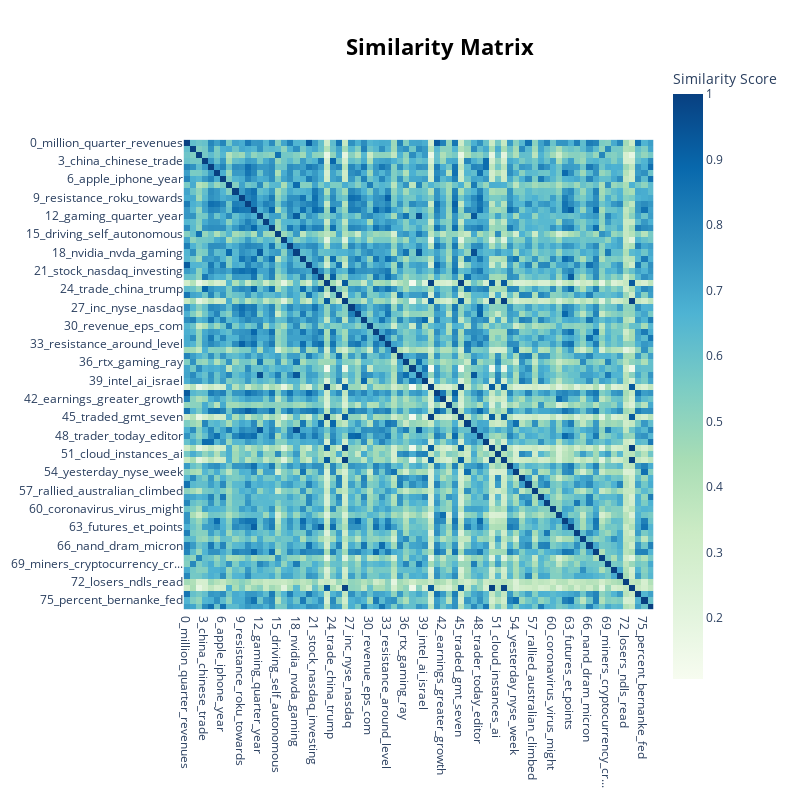

Write notebook code for a chart like this one.
### Code cell
bert_topic.visualize_heatmap(n_clusters=15)

### Figure 1 — Plotly figure (JSON) as saved in the notebook; plotly's stock layout.template omitted (floating-point values rounded to 4 significant figures; data arrays with more than 128 entries replaced by an {"elided": "..."} marker saying what was removed)
{"data": [{"coloraxis": "coloraxis", "hovertemplate": "x: %{x}<br>y: %{y}<br>Similarity Score: %{z}<extra></extra>", "name": "0", "type": "heatmap", "x": ["0_million_quarter_revenues", "1_amd_graphics_radeon", "2_driving_self_autonomous", "3_china_chinese_trade", "4_semiconductor_earnings_etf", "5_tracey_podcast_value", "6_apple_iphone_year", "7_target_nvidia_rating", "8_performers_close_inc", "9_resistance_roku_towards", "10_tech_etf_fang", "11_nyse_dow_closed", "12_gaming_quarter_year", "13_bitcoin_blockchain_crypt...", "14_walmart_might_wmt", "15_driving_self_autonomous", "16_facebook_users_user", "17_analyst_zacks_reports", "18_nvidia_nvda_gaming", "19_might_week_market", "20_million_revenues_quarter", "21_stock_nasdaq_investing", "22_futures_et_points", "23_traded_gmt_seven", "24_trade_china_trump", "25_cadence_design_ansys", "26_traded_gmt_seven", "27_inc_nyse_nasdaq", "28_day_trading_call", "29_intel_swan_chips", "30_revenue_eps_com", "31_oil_crude_prices", "32_micron_mu_dram", "33_resistance_around_level", "34_us_targets_scenario", "35_mellanox_ethernet_marvell", "36_rtx_gaming_ray", "37_ai_robotics_ml", "38_nvidia_revenue_billion", "39_intel_ai_israel", "40_traded_gmt_seven", "41_estimize_quarter_earnings", "42_earnings_greater_growth", "43_qualcomm_commission_pate...", "44_earnings_shares_years", "45_traded_gmt_seven", "46_percent_dollar_yield", "47_nvidia_center_micron", "48_trader_today_editor", "49_semiconductor_china_chip", "50_traded_gmt_seven", "51_cloud_instances_ai", "52_traded_gmt_seven", "53_percent_reuters_randewich", "54_yesterday_nyse_week", "55_hp_intel_dell", "56_microsoft_google_azure", "57_rallied_australian_climbed", "58_qualcomm_chips_chip", "59_western_digital_storage", "60_coronavirus_virus_might", "61_estimates_earnings_members", "62_market_week_good", "63_futures_et_points", "64_storage_pure_flashblade", "65_games_stadia_game", "66_nand_dram_micron", "67_forecasts_oil_index", "68_baidu_apollo_driving", "69_miners_cryptocurrency_cr...", "70_esports_game_activision", "71_google_alphabet_android", "72_losers_ndls_read", "73_traded_gmt_seven", "74_investment_zacks_year", "75_percent_bernanke_fed", "76_tsmc_smartphone_taiwan"], "xaxis": "x", "y": ["0_million_quarter_revenues", "1_amd_graphics_radeon", "2_driving_self_autonomous", "3_china_chinese_trade", "4_semiconductor_earnings_etf", "5_tracey_podcast_value", "6_apple_iphone_year", "7_target_nvidia_rating", "8_performers_close_inc", "9_resistance_roku_towards", "10_tech_etf_fang", "11_nyse_dow_closed", "12_gaming_quarter_year", "13_bitcoin_blockchain_crypt...", "14_walmart_might_wmt", "15_driving_self_autonomous", "16_facebook_users_user", "17_analyst_zacks_reports", "18_nvidia_nvda_gaming", "19_might_week_market", "20_million_revenues_quarter", "21_stock_nasdaq_investing", "22_futures_et_points", "23_traded_gmt_seven", "24_trade_china_trump", "25_cadence_design_ansys", "26_traded_gmt_seven", "27_inc_nyse_nasdaq", "28_day_trading_call", "29_intel_swan_chips", "30_revenue_eps_com", "31_oil_crude_prices", "32_micron_mu_dram", "33_resistance_around_level", "34_us_targets_scenario", "35_mellanox_ethernet_marvell", "36_rtx_gaming_ray", "37_ai_robotics_ml", "38_nvidia_revenue_billion", "39_intel_ai_israel", "40_traded_gmt_seven", "41_estimize_quarter_earnings", "42_earnings_greater_growth", "43_qualcomm_commission_pate...", "44_earnings_shares_years", "45_traded_gmt_seven", "46_percent_dollar_yield", "47_nvidia_center_micron", "48_trader_today_editor", "49_semiconductor_china_chip", "50_traded_gmt_seven", "51_cloud_instances_ai", "52_traded_gmt_seven", "53_percent_reuters_randewich", "54_yesterday_nyse_week", "55_hp_intel_dell", "56_microsoft_google_azure", "57_rallied_australian_climbed", "58_qualcomm_chips_chip", "59_western_digital_storage", "60_coronavirus_virus_might", "61_estimates_earnings_members", "62_market_week_good", "63_futures_et_points", "64_storage_pure_flashblade", "65_games_stadia_game", "66_nand_dram_micron", "67_forecasts_oil_index", "68_baidu_apollo_driving", "69_miners_cryptocurrency_cr...", "70_esports_game_activision", "71_google_alphabet_android", "72_losers_ndls_read", "73_traded_gmt_seven", "74_investment_zacks_year", "75_percent_bernanke_fed", "76_tsmc_smartphone_taiwan"], "yaxis": "y", "z": {"elided": "77x77 float values"}}], "layout": {"coloraxis": {"colorbar": {"title": {"text": "Similarity Score"}}, "colorscale": [[0, "rgb(247,252,240)"], [0.125, "rgb(224,243,219)"], [0.25, "rgb(204,235,197)"], [0.375, "rgb(168,221,181)"], [0.5, "rgb(123,204,196)"], [0.625, "rgb(78,179,211)"], [0.75, "rgb(43,140,190)"], [0.875, "rgb(8,104,172)"], [1, "rgb(8,64,129)"]]}, "height": 800, "hoverlabel": {"bgcolor": "white", "font": {"family": "Rockwell", "size": 16}}, "legend": {"title": {"text": "Trend"}}, "margin": {"t": 60}, "showlegend": true, "title": {"font": {"color": "Black", "size": 22}, "text": "<b>Similarity Matrix</b>", "x": 0.55, "xanchor": "center", "y": 0.95, "yanchor": "top"}, "width": 800, "xaxis": {"anchor": "y", "constrain": "domain", "domain": [0, 1], "scaleanchor": "y"}, "yaxis": {"anchor": "x", "autorange": "reversed", "constrain": "domain", "domain": [0, 1]}}}
